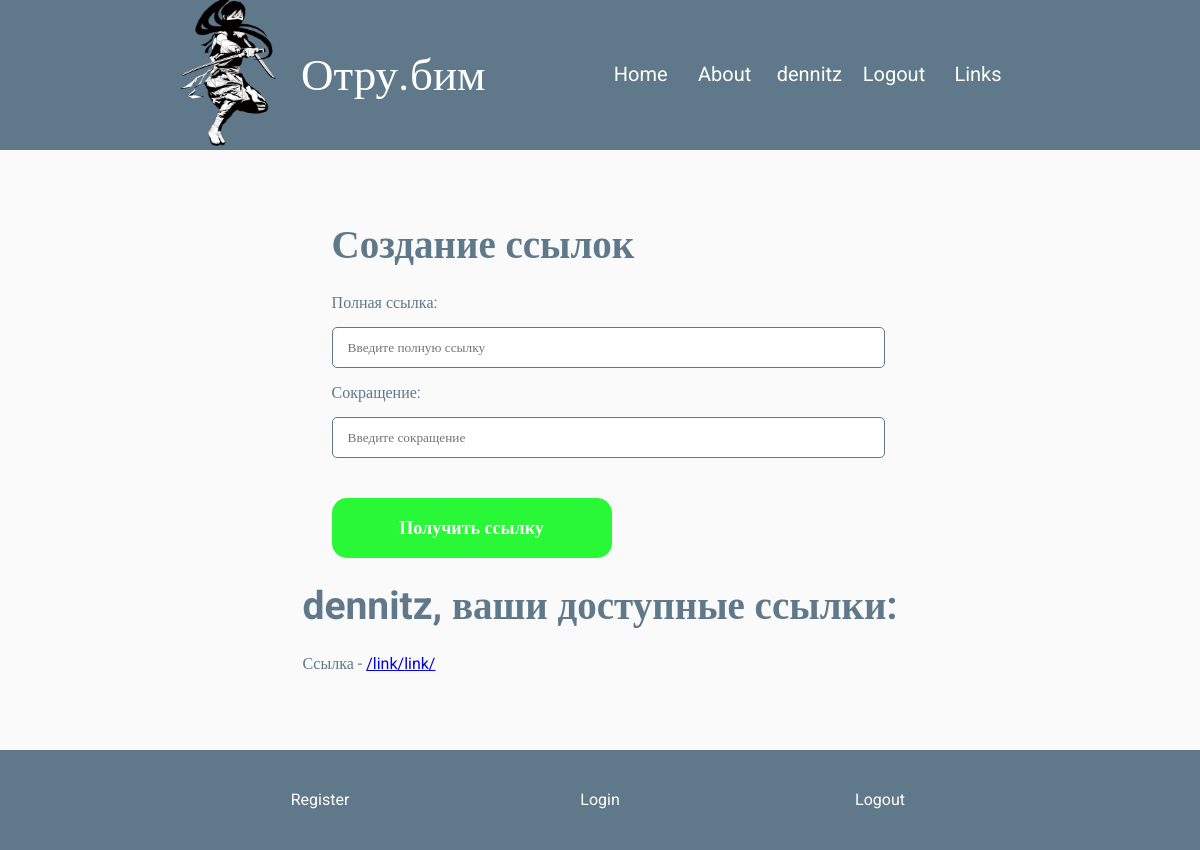
The app's page /links (signed in), older data.
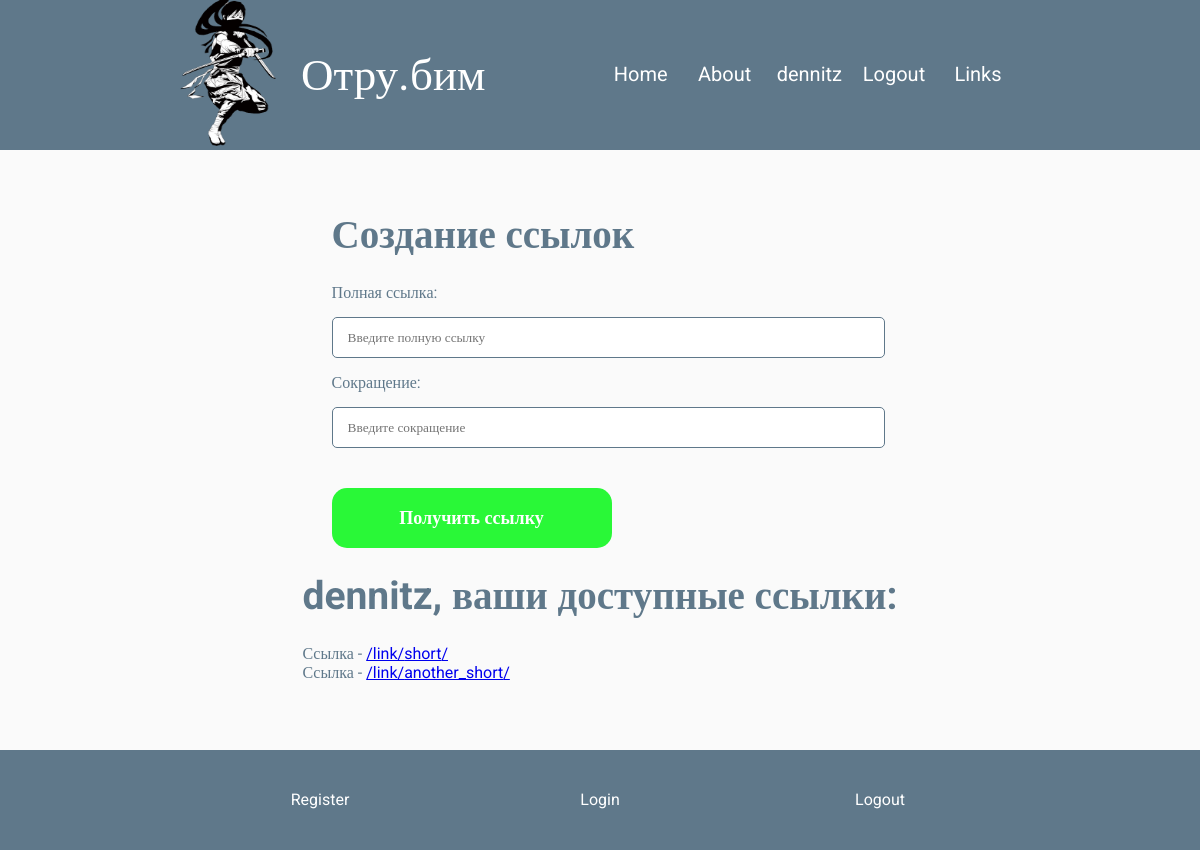
The same page, newer data.
### links/models.py (models this page shows, shortened)
class Link(models.Model):
    full_link = models.URLField(max_length=200)
    nickname = models.CharField(max_length=20, default='link')
    short_link = models.URLField(max_length=200)
    author = models.ForeignKey(User, on_delete=models.CASCADE, null=True, blank=True)

### links/views.py (the view)
# urls.py: path('links', views.links, name='links'),
def links(request):
    if request.method == "POST":
        form = CreateLink(request.POST)
        if form.is_valid():
            form.save()
            obj = Link()
            obj.full_link = form.cleaned_data.get('full_link')
            obj.nickname = form.cleaned_data.get('nickname')
            obj.author = request.user
            obj.save()
            return redirect('links')
    else:
        form = CreateLink()
    if request.user.is_authenticated:
        available_links = Link.objects.filter(author=request.user)
    else:
        available_links = Link.objects.all()
    data = {
        'page_title' : 'Links',
        'form': form,
        'available_links': available_links,
    }
    return render(request, 'links/links.html', data)

### links/forms.py
class CreateLink(forms.ModelForm):
    full_link = forms.URLField(max_length=200, label='Полная ссылка:', widget=forms.TextInput(attrs={'class': 'form-field', 'placeholder': 'Введите полную ссылку'}))
    nickname = forms.CharField(max_length=20, label='Сокращение:', widget=forms.TextInput(attrs={'class': 'form-field', 'placeholder': 'Введите сокращение'}))
    class Meta:
        model = Link
        fields = ['full_link', 'nickname']

### links/templates/links/links.html (shortened to what this page needs)
{% extends 'links/pattern.html' %}
{% block content %}
    <div class="home-block">
        <form action="" method="post">
            <p class="sub-title">Создание ссылок</p>
            {{form}}
            <input class="button main-button submit_button" type="submit" value="Получить ссылку">
        </form>
        {% if user.is_authenticated %}
            <div>
                <p class="sub-title">{{user.username}}, ваши доступные ссылки:</p>
                {% for link in available_links %}
                    <p>Ссылка - <a href="{{link.full_link}}">/link/{{link.nickname}}/</a></p>
                {% endfor %}
            </div>
        {% else %}
            <h3>Авторизуйтесь, чтобы увидеть доступные ссылки</h3>
        {% endif %}
    </div>
{% endblock content %}

### links/templates/links/pattern.html (shortened to what this page needs)
{% load static %}
<!DOCTYPE html>
<html lang="en">
<head>
    <link rel="stylesheet" href="{% static 'links/main.css' %}">
</head>
<body>
    <header>
        <div class="container box">
            <div class="right-bar">
                <a href="{% url 'home' %}"><img src="/media/Logo.png" alt="Logo" width="96" height="148"></a>
                <a href="{% url 'home' %}" id="Name">Отру.бим</a>
            </div>
            <div class="left-bar">
                <div class="button"><a href="{% url 'home' %}">Home</a></div>
                <div class="button"><a href="{% url 'about' %}">About</a></div>
                {% if not user.is_authenticated %}
                <div class="button"><a href="{% url 'login' %}">Login</a></div>
                <div class="button"><a href="{% url 'registration' %}">Register</a></div>
                {% else %}
                <div class="button"><a href="{% url 'profile' %}">{{user.username}}</a></div>
                <div class="button"><a href="{% url 'logout' %}">Logout</a></div>
                {% endif %}
                <div class="button"><a href="{% url 'links' %}">Links</a></div>
            </div>
        </div>
    </header>
    <main>
        <div class="container">
            {% block content %}
            {% endblock content %}
        </div>
    </main>
    <footer>
        <div class="container bottom-menu">
            <div class="button"><a href="{% url 'registration' %}">Register</a></div>
            <div class="button"><a href="{% url 'login' %}">Login</a></div>
            <div class="button"><a href="{% url 'logout' %}">Logout</a></div>
        </div>
    </footer>
</body>
</html>

### links/static/links/main.css (style rules this page uses)
* { margin: 0; padding: 0; font-family: "Roboto"; }
body { background: #fafafa }
header { background: #5f788a; height: 150px; }
.container { height: 99%; width: 70%; margin: 0 0 0 15%; display: flex; }
.box { display: flex; justify-content: space-between; align-items: center; }
.right-bar { display: flex; align-items: center; }
#Name { margin: 0 0 0 25px; font-size: 45px; }
.right-bar a { color: white; text-decoration: none; }
.left-bar { display: flex; }
.left-bar a { color: white; text-decoration: none; font-size: 20px }
.button { height: 32px; min-width: 64px; padding: 10px; display: flex; align-items: center; justify-content: center; }
main { height: 600px; color: #5f788a; }
.main-button { height: 40px; width: 180px; background: #29f837; font-size: 15px; border-radius: 15px; }
footer { height: 100px; background: #5f788a; }
footer a { color: white; text-decoration: none; }
.bottom-menu { display: flex; justify-content: space-around; align-items: center; }
.home-block { width: 100%; display: flex; flex-direction: column; justify-content: center; align-items: center; }
.sub-title { font-size: 39px; font-weight: 700; margin-bottom: 25px }
.form-field { height: 39px; width: 100%; margin: 15px 0; padding-left: 15px; border: 1px solid #5f788a; border-radius: 5px; }
.submit_button { height: 60px; width: 280px; margin: 25px 0; color: white; background: #29f837; font-size: 18px; font-weight: 700; border: none; border-radius: 15px; }

Row changes from the older to the newer data that the page shows:
removed Link: nickname "link"
added Link: nickname "short"
added Link: nickname "another_short"
